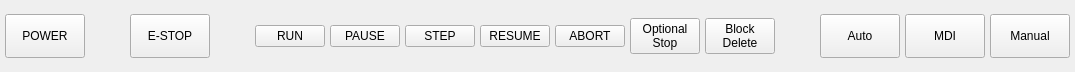
        <widget class="QWidget" name="widget_6" native="true">
         <property name="minimumSize">
          <size>
           <width>0</width>
           <height>72</height>
          </size>
         </property>
         <property name="maximumSize">
          <size>
           <width>16777215</width>
           <height>72</height>
          </size>
         </property>
         <layout class="QHBoxLayout" name="horizontalLayout_5">
          <property name="spacing">
           <number>5</number>
          </property>
          <property name="leftMargin">
           <number>5</number>
          </property>
          <property name="topMargin">
           <number>5</number>
          </property>
          <property name="rightMargin">
           <number>5</number>
          </property>
          <property name="bottomMargin">
           <number>5</number>
          </property>
          <item>
           <widget class="ActionButton" name="actionbutton_23">
            <property name="minimumSize">
             <size>
              <width>44</width>
              <height>44</height>
             </size>
            </property>
            <property name="text">
             <string>POWER</string>
            </property>
            <property name="checkable">
             <bool>true</bool>
            </property>
            <property name="actionName" stdset="0">
             <string>machine.power.toggle</string>
            </property>
            <property name="bottomNavBtn" stdset="0">
             <string/>
            </property>
           </widget>
          </item>
          <item>
           <spacer name="horizontalSpacer_4">
            <property name="orientation">
             <enum>Qt::Horizontal</enum>
            </property>
            <property name="sizeHint" stdset="0">
             <size>
              <width>40</width>
              <height>20</height>
             </size>
            </property>
           </spacer>
          </item>
          <item>
           <widget class="ActionButton" name="actionbutton_24">
            <property name="minimumSize">
             <size>
              <width>44</width>
              <height>44</height>
             </size>
            </property>
            <property name="maximumSize">
             <size>
              <width>84</width>
              <height>16777215</height>
             </size>
            </property>
            <property name="styleSheet">
             <string notr="true"/>
            </property>
            <property name="text">
             <string>E-STOP</string>
            </property>
            <property name="checkable">
             <bool>true</bool>
            </property>
            <property name="rules" stdset="0">
             <string>[]</string>
            </property>
            <property name="actionName" stdset="0">
             <string>machine.estop.toggle</string>
            </property>
            <property name="bottomNavBtn" stdset="0">
             <string/>
            </property>
           </widget>
          </item>
          <item>
           <spacer name="horizontalSpacer">
            <property name="orientation">
             <enum>Qt::Horizontal</enum>
            </property>
            <property name="sizeHint" stdset="0">
             <size>
              <width>40</width>
              <height>20</height>
             </size>
            </property>
           </spacer>
          </item>
          <item>
           <widget class="ActionButton" name="actionbutton_21">
            <property name="maximumSize">
             <size>
              <width>70</width>
              <height>16777215</height>
             </size>
            </property>
            <property name="text">
             <string>RUN</string>
            </property>
            <property name="actionName" stdset="0">
             <string>program.run</string>
            </property>
            <property name="bottomNavBtn" stdset="0">
             <string/>
            </property>
           </widget>
          </item>
          <item>
           <widget class="ActionButton" name="actionbutton_18">
            <property name="maximumSize">
             <size>
              <width>70</width>
              <height>16777215</height>
             </size>
            </property>
            <property name="text">
             <string>PAUSE</string>
            </property>
            <property name="actionName" stdset="0">
             <string>program.pause</string>
            </property>
            <property name="bottomNavBtn" stdset="0">
             <string/>
            </property>
           </widget>
          </item>
          <item>
           <widget class="ActionButton" name="actionbutton_19">
            <property name="maximumSize">
             <size>
              <width>70</width>
              <height>16777215</height>
             </size>
            </property>
            <property name="text">
             <string>STEP</string>
            </property>
            <property name="actionName" stdset="0">
             <string>program.step</string>
            </property>
            <property name="bottomNavBtn" stdset="0">
             <string/>
            </property>
           </widget>
          </item>
          <item>
           <widget class="ActionButton" name="actionbutton_17">
            <property name="maximumSize">
             <size>
              <width>70</width>
              <height>16777215</height>
             </size>
            </property>
            <property name="text">
             <string>RESUME</string>
            </property>
            <property name="actionName" stdset="0">
             <string>program.resume</string>
            </property>
            <property name="bottomNavBtn" stdset="0">
             <string/>
            </property>
           </widget>
          </item>
          <item>
           <widget class="ActionButton" name="actionbutton_16">
            <property name="maximumSize">
             <size>
              <width>70</width>
              <height>16777215</height>
             </size>
            </property>
            <property name="text">
             <string>ABORT</string>
            </property>
            <property name="actionName" stdset="0">
             <string>program.abort</string>
            </property>
            <property name="bottomNavBtn" stdset="0">
             <string/>
            </property>
           </widget>
          </item>
          <item>
           <widget class="ActionButton" name="actionbutton_28">
            <property name="maximumSize">
             <size>
              <width>70</width>
              <height>16777215</height>
             </size>
            </property>
            <property name="text">
             <string>Optional
Stop</string>
            </property>
            <property name="checkable">
             <bool>true</bool>
            </property>
            <property name="actionName" stdset="0">
             <string>program.optional-stop.toggle</string>
            </property>
            <property name="bottomNavBtn" stdset="0">
             <string/>
            </property>
           </widget>
          </item>
          <item>
           <widget class="ActionButton" name="actionbutton_32">
            <property name="maximumSize">
             <size>
              <width>70</width>
              <height>16777215</height>
             </size>
            </property>
            <property name="text">
             <string>Block
Delete</string>
            </property>
            <property name="checkable">
             <bool>true</bool>
            </property>
            <property name="actionName" stdset="0">
             <string>program.block-delete.toggle </string>
            </property>
            <property name="bottomNavBtn" stdset="0">
             <string/>
            </property>
           </widget>
          </item>
          <item>
           <spacer name="horizontalSpacer_2">
            <property name="orientation">
             <enum>Qt::Horizontal</enum>
            </property>
            <property name="sizeHint" stdset="0">
             <size>
              <width>40</width>
              <height>20</height>
             </size>
            </property>
           </spacer>
          </item>
          <item>
           <widget class="ActionButton" name="actionbutton_2">
            <property name="minimumSize">
             <size>
              <width>44</width>
              <height>44</height>
             </size>
            </property>
            <property name="text">
             <string>Auto</string>
            </property>
            <property name="checkable">
             <bool>true</bool>
            </property>
            <property name="autoExclusive">
             <bool>false</bool>
            </property>
            <property name="rules" stdset="0">
             <string>[{&quot;channels&quot;: [{&quot;url&quot;: &quot;status:task_mode&quot;, &quot;trigger&quot;: true}], &quot;property&quot;: &quot;Checked&quot;, &quot;expression&quot;: &quot;True if ch[0] == 2 else False&quot;, &quot;name&quot;: &quot;State&quot;}]</string>
            </property>
            <property name="actionName" stdset="0">
             <string>machine.mode.auto</string>
            </property>
            <property name="modeBtn" stdset="0">
             <string/>
            </property>
            <attribute name="buttonGroup">
             <string notr="true">btngrpMode</string>
            </attribute>
           </widget>
          </item>
          <item>
           <widget class="ActionButton" name="actionbutton_27">
            <property name="minimumSize">
             <size>
              <width>44</width>
              <height>44</height>
             </size>
            </property>
            <property name="text">
             <string>MDI</string>
            </property>
            <property name="checkable">
             <bool>true</bool>
            </property>
            <property name="autoExclusive">
             <bool>false</bool>
            </property>
            <property name="rules" stdset="0">
             <string>[{&quot;channels&quot;: [{&quot;url&quot;: &quot;status:task_mode&quot;, &quot;trigger&quot;: true}], &quot;property&quot;: &quot;Checked&quot;, &quot;expression&quot;: &quot;True if ch[0] == 3 else False&quot;, &quot;name&quot;: &quot;State&quot;}]</string>
            </property>
            <property name="actionName" stdset="0">
             <string>machine.mode.mdi</string>
            </property>
            <property name="modeBtn" stdset="0">
             <string/>
            </property>
            <attribute name="buttonGroup">
             <string notr="true">btngrpMode</string>
            </attribute>
           </widget>
          </item>
          <item>
           <widget class="ActionButton" name="actionbutton_42">
            <property name="minimumSize">
             <size>
              <width>44</width>
              <height>44</height>
             </size>
            </property>
            <property name="text">
             <string>Manual</string>
            </property>
            <property name="checkable">
             <bool>true</bool>
            </property>
            <property name="autoExclusive">
             <bool>false</bool>
            </property>
            <property name="rules" stdset="0">
             <string>[{&quot;channels&quot;: [{&quot;url&quot;: &quot;status:task_mode&quot;, &quot;trigger&quot;: true}], &quot;property&quot;: &quot;Checked&quot;, &quot;expression&quot;: &quot;True if ch[0] == 1 else False&quot;, &quot;name&quot;: &quot;State&quot;}]</string>
            </property>
            <property name="actionName" stdset="0">
             <string>machine.mode.manual</string>
            </property>
            <property name="modeBtn" stdset="0">
             <string/>
            </property>
            <attribute name="buttonGroup">
             <string notr="true">btngrpMode</string>
            </attribute>
           </widget>
          </item>
         </layout>
        </widget>
